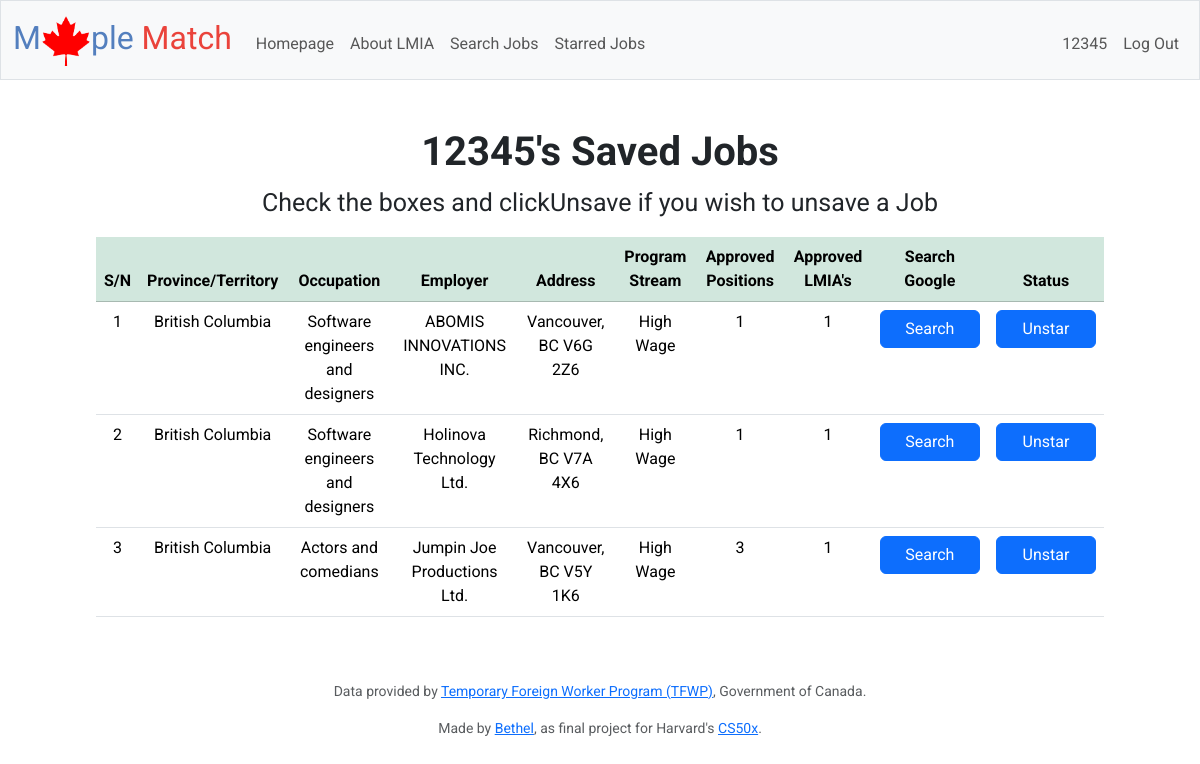
The app's page /star (signed in) with its own data.
### tables this page shows
CREATE TABLE users (id INTEGER PRIMARY KEY AUTOINCREMENT NOT NULL,
    username TEXT NOT NULL,
    hash TEXT NOT NULL,
    email TEXT);

CREATE TABLE occupations(
    id INTEGER PRIMARY KEY AUTOINCREMENT NOT NULL,
    name TEXT NOT NULL,
    number INTEGER NOT NULL);

### app.py (the view, shortened to what this page needs)
@app.route("/star", methods=["GET","POST"])
def star():
    id = session["user_id"]
    username = db.execute("SELECT * FROM users WHERE id=?;", id)[0]["username"]
    '''
        A get request returns a list of starred jobs
    '''
    if request.method == "GET":
        raw_results = db.execute('''SELECT * FROM jobs WHERE id IN (SELECT job_id FROM user_jobs WHERE user_id=?);
                                 ''', id)
        results = []
        sn = 0
        for row in raw_results:
            new_row = {}
            sn += 1
            new_row["sn"] = sn
            new_row["id"] = row["id"]
            new_row["region"] = region_check(row["region"])
            new_row["program_stream"] = program_stream_check(row["program_stream"])
            new_row["occupation"] = db.execute("SELECT * FROM occupations WHERE id=?;", row["occupation_id"])[0]["name"]
            new_row["employer"] = db.execute("SELECT * FROM employers WHERE id=?;", row["employer_id"])[0]["company"]
            new_row["address"] = db.execute("SELECT * FROM locations WHERE id=?;", row["location_id"])[0]["address"]
            new_row["approved_lmia"] = row["approved_lmia"]
            new_row["approved_position"] = row["approved_position"]
            results.append(new_row)
        jobs = results
        return render_template("starred.html", jobs=jobs, username=username)

### app.py (called while the page is built)
@app.after_request
def after_request(response):
    response.headers["Cache-Control"] = "no-cache, no-store, must-revalidate"
    response.headers["Expires"] = 0
    response.headers["Pragma"] = "no-cache"
    return response

### helpers.py (called while the page is built)
def region_check(region):
    if region in REGIONS:
        return REGIONS.index(region)
    elif region in region_numbers:
        return REGIONS[region]
    return False

def program_stream_check(program_stream):
    if program_stream in PROGRAM_STREAMS:
        return PROGRAM_STREAMS.index(program_stream)
    elif program_stream in program_stream_numbers:
        return PROGRAM_STREAMS[program_stream]
    return False

### templates/starred.html (shortened to what this page needs)
{% extends "layout.html" %}
{% block main %}
<div class="section">
    <h1 style="font-weight: bold">{{ username }}'s Saved Jobs</h1>
    <p style="margin-left: 150px; margin-right: 150px; font-size: 25px;">
        Check the boxes and clickUnsave if you wish to unsave a Job
    </p>
    <div style="margin-left: 50px; margin-right: 50px;">
        <table class="table">
            <thead class="table-success">
                <tr>
                    <th>S/N</th>
                    <th>Province/Territory</th>
                    <th>Occupation</th>
                    <th>Employer</th>
                    <th>Address</th>
                    <th>Program Stream</th>
                    <th>Approved Positions</th>
                    <th>Approved LMIA's</th>
                    <th>Search Google</th>
                    {% if username %}
                        <th>Status</th>
                    {% endif %}
                </tr>
            </thead>
            <tbody>
                {% for job in jobs %}
                    <tr>
                        <td>{{ job.sn }}</td>
                        <td>{{ job.region }}</td>
                        <td>{{ job.occupation }}</td>
                        <td>{{ job.employer }}</td>
                        <td>{{ job.address }}</td>
                        <td>{{ job.program_stream }}</td>
                        <td>{{ job.approved_position }}</td>
                        <td>{{ job.approved_lmia }}</td>
                        <td>
                            <form action="https://www.google.com/search?" method="get" target="_blank">
                                <input class="btn btn-primary" style="width: 100px" type="submit" value="Search">
                            </form>
                        </td>
                        <td>
                            <form action="/unstar" method="POST">
                                <input class="btn btn-primary" style="width: 100px" type="submit" value="Unstar">
                            </form>
                        </td>
                    </tr>
                    {% endfor %}
            </tbody>
        </table>
    </div>
</div>
{% endblock %}

### templates/layout.html (shortened to what this page needs)
<!DOCTYPE html>
<html lang="en">
    <head>
        <link href="https://cdn.jsdelivr.net/npm/bootstrap@5.3.2/dist/css/bootstrap.min.css" rel="stylesheet">
        <link href="/static/styles.css" rel="stylesheet">
    </head>
    <body>
        <nav class="bg-light border navbar navbar-expand-md navbar-light">
            <div class="container-fluid">
                <a class="navbar-brand" href="/"><span class="blue">M<span class="blue"><span class="blue"><img src="/static/canada.png" width="50" height="50" alt="A"></span><span>ple</span><span class="red"> <span class="red">Match</span></a>
                <div class="collapse navbar-collapse" id="navbar">
                    {% if session["user_id"] %}
                        <ul class="navbar-nav me-auto mt-2">
                            <li class="nav-item"><a class="nav-link" href="/">Homepage</a></li>
                            <li class="nav-item"><a class="nav-link" href="/about">About LMIA</a></li>
                            <li class="nav-item"><a class="nav-link" href="/search">Search Jobs</a></li>
                            <li class="nav-item"><a class="nav-link" href="/star">Starred Jobs</a></li>
                        </ul>
                        <ul class="navbar-nav ms-auto mt-2">
                            <li class="nav-item"><a class="nav-link">{{ username }}</a></li>
                            <li class="nav-item"><a class="nav-link" href="/logout">Log Out</a></li>
                        </ul>
                    {% endif %}
                </div>
            </div>
        </nav>
        <main class="container py-5 px-3 text-center">
            {% block main %}{% endblock %}
        </main>
        <footer class="mb-5">
            <p class="mb-3 small text-center text-muted">
                Data provided by <a href="https://open.canada.ca/data/en/dataset/90fed587-1364-4f33-a9ee-208181dc0b97">Temporary Foreign Worker Program (TFWP)</a>,
                Government of Canada.
            </p>
            <p class="mb-3 small text-center text-muted">
                Made by <a href="">Bethel</a>,
                as final project for Harvard's <a href="https://cs50.harvard.edu/x/2024/">CS50x</a>.
            </p>
        </footer>
    </body>
</html>

### static/styles.css (style rules this page uses)
nav .navbar-brand { font-size: xx-large; }
nav .navbar-brand .blue { color: #537fbe; }
nav .navbar-brand .red { color: #ea433b; }
body { font-family: "Roboto", sans-serif; }

### records on screen
users: username "12345"
occupations: sn "1", region "British Columbia", occupation "Software engineers and designers", employer "ABOMIS INNOVATIONS INC.", address "Vancouver, BC V6G 2Z6", program_stream "High Wage", approved_position "1", approved_lmia "1", sn "2", employer "Holinova Technology Ltd.", address "Richmond, BC V7A 4X6"
occupations: sn "3", region "British Columbia", occupation "Actors and comedians", employer "Jumpin Joe Productions Ltd.", address "Vancouver, BC V5Y 1K6", program_stream "High Wage", approved_position "3", approved_lmia "1"
